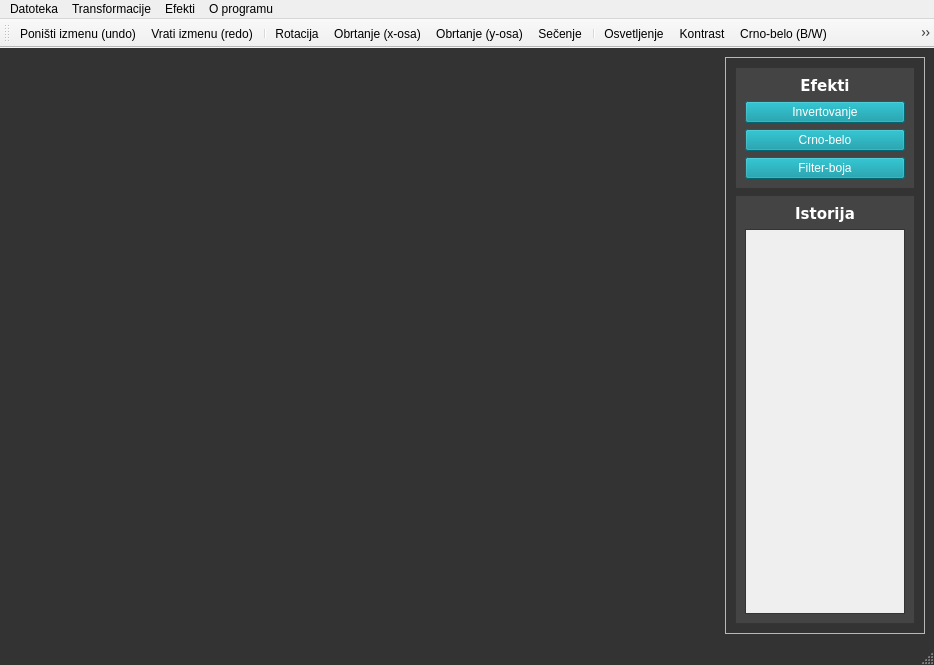
<?xml version="1.0" encoding="UTF-8"?>
<ui version="4.0">
 <class>photon_main</class>
 <widget class="QMainWindow" name="photon_main">
  <property name="geometry">
   <rect>
    <x>0</x>
    <y>0</y>
    <width>934</width>
    <height>665</height>
   </rect>
  </property>
  <property name="cursor">
   <cursorShape>ArrowCursor</cursorShape>
  </property>
  <property name="windowTitle">
   <string>Photon</string>
  </property>
  <property name="windowIcon">
   <iconset resource="logo.qrc">
    <normaloff>:/logo/logo/logo_small.png</normaloff>:/logo/logo/logo_small.png</iconset>
  </property>
  <property name="styleSheet">
   <string notr="true">QMainWindow{
	background-color: #333333;
	color: white;
}</string>
  </property>
  <property name="tabShape">
   <enum>QTabWidget::Triangular</enum>
  </property>
  <widget class="QWidget" name="centralwidget">
   <layout class="QHBoxLayout" name="horizontalLayout">
    <item>
     <widget class="QFrame" name="slika_frame">
      <property name="sizePolicy">
       <sizepolicy hsizetype="Expanding" vsizetype="Expanding">
        <horstretch>0</horstretch>
        <verstretch>0</verstretch>
       </sizepolicy>
      </property>
      <layout class="QGridLayout" name="gridLayout">
       <item row="0" column="0">
        <widget class="LabelImage" name="slika">
         <property name="sizePolicy">
          <sizepolicy hsizetype="Ignored" vsizetype="Ignored">
           <horstretch>0</horstretch>
           <verstretch>0</verstretch>
          </sizepolicy>
         </property>
         <property name="layoutDirection">
          <enum>Qt::LeftToRight</enum>
         </property>
         <property name="frameShape">
          <enum>QFrame::NoFrame</enum>
         </property>
         <property name="text">
          <string/>
         </property>
         <property name="alignment">
          <set>Qt::AlignCenter</set>
         </property>
        </widget>
       </item>
      </layout>
     </widget>
    </item>
    <item>
     <widget class="QFrame" name="efekti_frame">
      <property name="minimumSize">
       <size>
        <width>200</width>
        <height>0</height>
       </size>
      </property>
      <property name="maximumSize">
       <size>
        <width>200</width>
        <height>16777215</height>
       </size>
      </property>
      <property name="frameShape">
       <enum>QFrame::StyledPanel</enum>
      </property>
      <property name="frameShadow">
       <enum>QFrame::Raised</enum>
      </property>
      <layout class="QVBoxLayout" name="verticalLayout">
       <item>
        <widget class="QFrame" name="efekti">
         <property name="styleSheet">
          <string notr="true">QFrame{
	background-color: #444444;
}</string>
         </property>
         <property name="frameShape">
          <enum>QFrame::StyledPanel</enum>
         </property>
         <property name="frameShadow">
          <enum>QFrame::Raised</enum>
         </property>
         <layout class="QVBoxLayout" name="verticalLayout_2">
          <item alignment="Qt::AlignTop">
           <widget class="QLabel" name="efekti_2">
            <property name="font">
             <font>
              <family>Verdana</family>
              <pointsize>11</pointsize>
              <weight>75</weight>
              <bold>true</bold>
             </font>
            </property>
            <property name="styleSheet">
             <string notr="true">QLabel{
	color: white;
}</string>
            </property>
            <property name="text">
             <string>Efekti</string>
            </property>
            <property name="alignment">
             <set>Qt::AlignCenter</set>
            </property>
           </widget>
          </item>
          <item>
           <widget class="QPushButton" name="invertovanje">
            <property name="styleSheet">
             <string notr="true">QPushButton{
	background-color: #00909e;
	color: white;
}</string>
            </property>
            <property name="text">
             <string>Invertovanje</string>
            </property>
           </widget>
          </item>
          <item>
           <widget class="QPushButton" name="crno_belo">
            <property name="styleSheet">
             <string notr="true">QPushButton{
	background-color: #00909e;
	color: white;
}</string>
            </property>
            <property name="text">
             <string>Crno-belo</string>
            </property>
           </widget>
          </item>
          <item>
           <widget class="QPushButton" name="crno_belo_2">
            <property name="styleSheet">
             <string notr="true">QPushButton{
	background-color: #00909e;
	color: white;
}</string>
            </property>
            <property name="text">
             <string>Filter-boja</string>
            </property>
           </widget>
          </item>
         </layout>
        </widget>
       </item>
       <item>
        <widget class="QFrame" name="istorija_frame">
         <property name="styleSheet">
          <string notr="true">QFrame{
	background-color: #444444;
}</string>
         </property>
         <property name="frameShape">
          <enum>QFrame::StyledPanel</enum>
         </property>
         <property name="frameShadow">
          <enum>QFrame::Raised</enum>
         </property>
         <layout class="QVBoxLayout" name="verticalLayout_3">
          <item alignment="Qt::AlignTop">
           <widget class="QLabel" name="istorija_label">
            <property name="font">
             <font>
              <family>Verdana</family>
              <pointsize>11</pointsize>
              <weight>75</weight>
              <bold>true</bold>
             </font>
            </property>
            <property name="styleSheet">
             <string notr="true">QLabel{
	color: white;
}</string>
            </property>
            <property name="text">
             <string>Istorija</string>
            </property>
            <property name="alignment">
             <set>Qt::AlignCenter</set>
            </property>
           </widget>
          </item>
          <item>
           <widget class="QScrollArea" name="istorija_scroll_area">
            <property name="widgetResizable">
             <bool>true</bool>
            </property>
            <widget class="UndoPreview" name="istorija">
             <property name="geometry">
              <rect>
               <x>0</x>
               <y>0</y>
               <width>164</width>
               <height>338</height>
              </rect>
             </property>
            </widget>
           </widget>
          </item>
         </layout>
        </widget>
       </item>
      </layout>
     </widget>
    </item>
   </layout>
  </widget>
  <widget class="QMenuBar" name="menubar">
   <property name="geometry">
    <rect>
     <x>0</x>
     <y>0</y>
     <width>934</width>
     <height>30</height>
    </rect>
   </property>
   <widget class="QMenu" name="menuDatoteka">
    <property name="title">
     <string>Datoteka</string>
    </property>
    <addaction name="actionOtvori"/>
    <addaction name="actionSnimi_sa_uvaj"/>
    <addaction name="actionOd_tampaj"/>
    <addaction name="actionPoni_ti_izmenu_undo"/>
    <addaction name="actionVrati_izmenu_redo"/>
    <addaction name="separator"/>
    <addaction name="actionIza_i_iz_programa"/>
   </widget>
   <widget class="QMenu" name="menuTransformacije">
    <property name="title">
     <string>Transformacije</string>
    </property>
    <addaction name="actionRotacija"/>
    <addaction name="actionObrtanje_flip"/>
    <addaction name="actionObrtanje_y_osa"/>
    <addaction name="actionSe_enje"/>
   </widget>
   <widget class="QMenu" name="menuEfekti">
    <property name="title">
     <string>Efekti</string>
    </property>
    <addaction name="actionOsvetljenje"/>
    <addaction name="actionKontrast"/>
    <addaction name="actionCrno_belo_B_W"/>
    <addaction name="actionInvertovanje_boja"/>
   </widget>
   <widget class="QMenu" name="menuO_programu">
    <property name="title">
     <string>O programu</string>
    </property>
    <addaction name="actionPomo"/>
    <addaction name="actionAutori"/>
   </widget>
   <addaction name="menuDatoteka"/>
   <addaction name="menuTransformacije"/>
   <addaction name="menuEfekti"/>
   <addaction name="menuO_programu"/>
  </widget>
  <widget class="QStatusBar" name="statusbar"/>
  <widget class="QToolBar" name="toolBar">
   <property name="windowTitle">
    <string>toolBar</string>
   </property>
   <attribute name="toolBarArea">
    <enum>TopToolBarArea</enum>
   </attribute>
   <attribute name="toolBarBreak">
    <bool>false</bool>
   </attribute>
   <addaction name="actionPoni_ti_izmenu_undo"/>
   <addaction name="actionVrati_izmenu_redo"/>
   <addaction name="separator"/>
   <addaction name="actionRotacija"/>
   <addaction name="actionObrtanje_flip"/>
   <addaction name="actionObrtanje_y_osa"/>
   <addaction name="actionSe_enje"/>
   <addaction name="separator"/>
   <addaction name="actionOsvetljenje"/>
   <addaction name="actionKontrast"/>
   <addaction name="actionCrno_belo_B_W"/>
   <addaction name="actionInvertovanje_boja"/>
  </widget>
  <action name="actionOtvori">
   <property name="icon">
    <iconset resource="Icons.qrc">
     <normaloff>:/pngs/icons/open.png</normaloff>:/pngs/icons/open.png</iconset>
   </property>
   <property name="text">
    <string>Otvori</string>
   </property>
   <property name="shortcut">
    <string>Ctrl+O</string>
   </property>
  </action>
  <action name="actionSnimi_sa_uvaj">
   <property name="icon">
    <iconset resource="Icons.qrc">
     <normaloff>:/pngs/icons/save.png</normaloff>:/pngs/icons/save.png</iconset>
   </property>
   <property name="text">
    <string>Snimi/sačuvaj</string>
   </property>
   <property name="shortcut">
    <string>Ctrl+S</string>
   </property>
  </action>
  <action name="actionOd_tampaj">
   <property name="icon">
    <iconset resource="Icons.qrc">
     <normaloff>:/pngs/icons/print.png</normaloff>:/pngs/icons/print.png</iconset>
   </property>
   <property name="text">
    <string>Odštampaj</string>
   </property>
   <property name="shortcut">
    <string>Ctrl+P</string>
   </property>
  </action>
  <action name="actionIza_i_iz_programa">
   <property name="icon">
    <iconset resource="Icons.qrc">
     <normaloff>:/pngs/icons/exit.png</normaloff>:/pngs/icons/exit.png</iconset>
   </property>
   <property name="text">
    <string>Izađi iz programa</string>
   </property>
   <property name="shortcut">
    <string>Ctrl+W</string>
   </property>
  </action>
  <action name="actionPoni_ti_izmenu_undo">
   <property name="icon">
    <iconset resource="Icons.qrc">
     <normaloff>:/pngs/icons/undo.png</normaloff>:/pngs/icons/undo.png</iconset>
   </property>
   <property name="text">
    <string>Poništi izmenu (undo)</string>
   </property>
   <property name="shortcut">
    <string>Ctrl+Z</string>
   </property>
  </action>
  <action name="actionVrati_izmenu_redo">
   <property name="icon">
    <iconset resource="Icons.qrc">
     <normaloff>:/pngs/icons/redo.png</normaloff>:/pngs/icons/redo.png</iconset>
   </property>
   <property name="text">
    <string>Vrati izmenu (redo)</string>
   </property>
   <property name="shortcut">
    <string>Ctrl+Y</string>
   </property>
  </action>
  <action name="actionRotacija">
   <property name="icon">
    <iconset resource="Icons.qrc">
     <normaloff>:/pngs/icons/rotate.png</normaloff>:/pngs/icons/rotate.png</iconset>
   </property>
   <property name="text">
    <string>Rotacija</string>
   </property>
   <property name="shortcut">
    <string>Ctrl+R</string>
   </property>
  </action>
  <action name="actionObrtanje_flip">
   <property name="icon">
    <iconset resource="Icons.qrc">
     <normaloff>:/pngs/icons/flip_x.png</normaloff>:/pngs/icons/flip_x.png</iconset>
   </property>
   <property name="text">
    <string>Obrtanje (x-osa)</string>
   </property>
   <property name="shortcut">
    <string>Ctrl+Shift+X</string>
   </property>
  </action>
  <action name="actionSe_enje">
   <property name="icon">
    <iconset resource="Icons.qrc">
     <normaloff>:/pngs/icons/crop.png</normaloff>:/pngs/icons/crop.png</iconset>
   </property>
   <property name="text">
    <string>Sečenje</string>
   </property>
   <property name="shortcut">
    <string>Ctrl+Shift+C</string>
   </property>
  </action>
  <action name="actionCrno_belo_B_W">
   <property name="icon">
    <iconset resource="Icons.qrc">
     <normaloff>:/pngs/icons/black_white.png</normaloff>:/pngs/icons/black_white.png</iconset>
   </property>
   <property name="text">
    <string>Crno-belo (B/&amp;W)</string>
   </property>
   <property name="shortcut">
    <string>Ctrl+C</string>
   </property>
  </action>
  <action name="actionInvertovanje_boja">
   <property name="icon">
    <iconset resource="Icons.qrc">
     <normaloff>:/pngs/icons/invert.png</normaloff>:/pngs/icons/invert.png</iconset>
   </property>
   <property name="text">
    <string>Invertovanje boja</string>
   </property>
   <property name="shortcut">
    <string>Ctrl+I</string>
   </property>
  </action>
  <action name="actionOsvetljenje">
   <property name="icon">
    <iconset resource="Icons.qrc">
     <normaloff>:/pngs/icons/brightness.png</normaloff>:/pngs/icons/brightness.png</iconset>
   </property>
   <property name="text">
    <string>Osvetljenje</string>
   </property>
   <property name="shortcut">
    <string>Ctrl+Shift+B</string>
   </property>
  </action>
  <action name="actionKontrast">
   <property name="icon">
    <iconset resource="Icons.qrc">
     <normaloff>:/pngs/icons/contrast.png</normaloff>:/pngs/icons/contrast.png</iconset>
   </property>
   <property name="text">
    <string>Kontrast</string>
   </property>
   <property name="shortcut">
    <string>Ctrl+Shift+C</string>
   </property>
  </action>
  <action name="actionPomo">
   <property name="icon">
    <iconset resource="Icons.qrc">
     <normaloff>:/pngs/icons/help.png</normaloff>:/pngs/icons/help.png</iconset>
   </property>
   <property name="text">
    <string>Pomoć</string>
   </property>
   <property name="shortcut">
    <string>F2</string>
   </property>
  </action>
  <action name="actionAutori">
   <property name="icon">
    <iconset resource="logo.qrc">
     <normaloff>:/logo/logo/logo_small.png</normaloff>:/logo/logo/logo_small.png</iconset>
   </property>
   <property name="text">
    <string>Autori</string>
   </property>
   <property name="shortcut">
    <string>F1</string>
   </property>
  </action>
  <action name="actionObrtanje_y_osa">
   <property name="icon">
    <iconset resource="Icons.qrc">
     <normaloff>:/pngs/icons/flip_y.png</normaloff>:/pngs/icons/flip_y.png</iconset>
   </property>
   <property name="text">
    <string>Obrtanje (y-osa)</string>
   </property>
   <property name="shortcut">
    <string>Ctrl+Shift+Y</string>
   </property>
  </action>
 </widget>
 <customwidgets>
  <customwidget>
   <class>LabelImage</class>
   <extends>QLabel</extends>
   <header>label_image.h</header>
  </customwidget>
  <customwidget>
   <class>UndoPreview</class>
   <extends>QWidget</extends>
   <header>undopreview.h</header>
   <container>1</container>
  </customwidget>
 </customwidgets>
 <resources>
  <include location="Icons.qrc"/>
  <include location="logo.qrc"/>
  <include location="logo.qrc"/>
 </resources>
 <connections/>
</ui>
